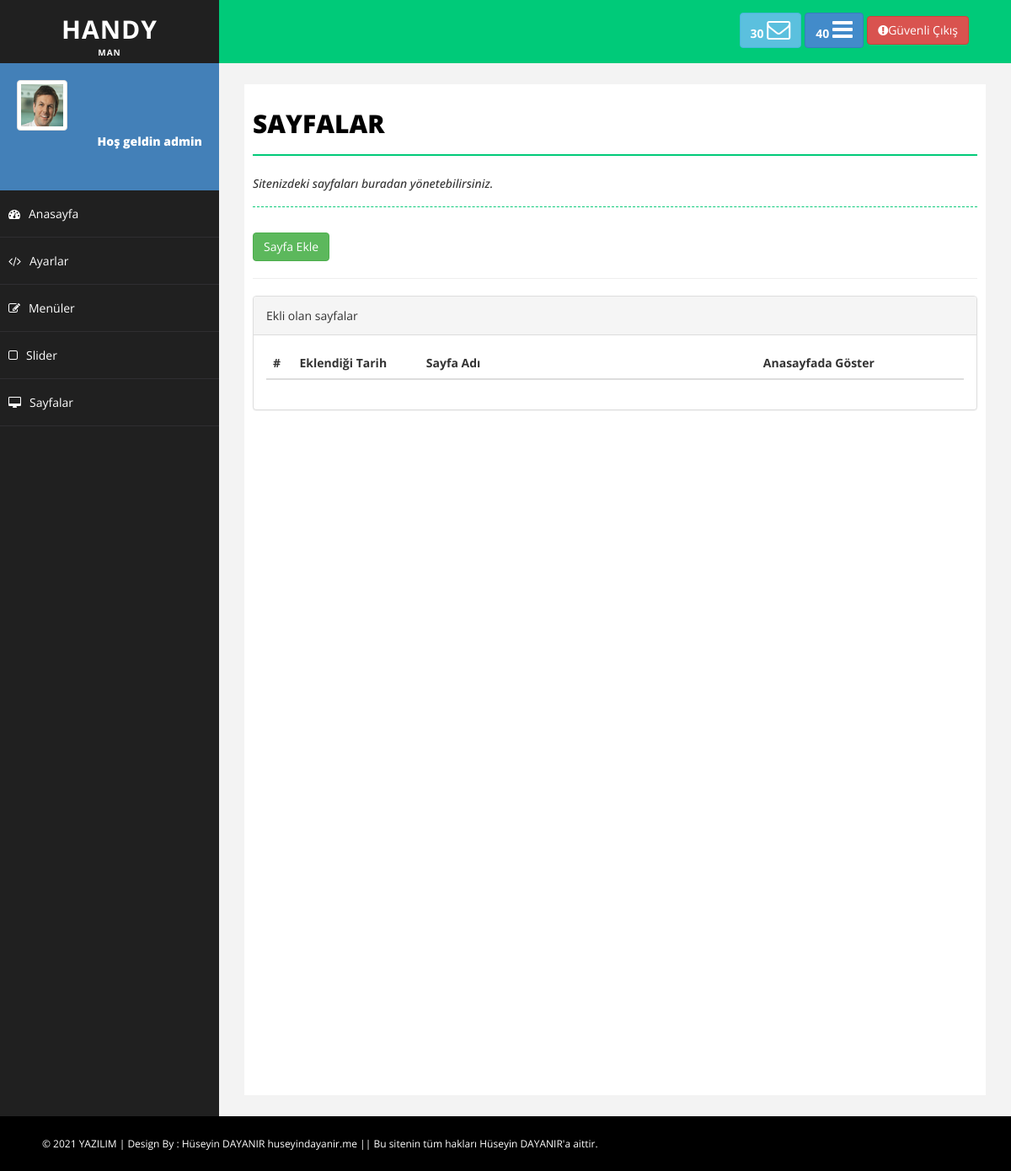
The page /admin/sayfalar.php (signed in) on the database as committed earlier.
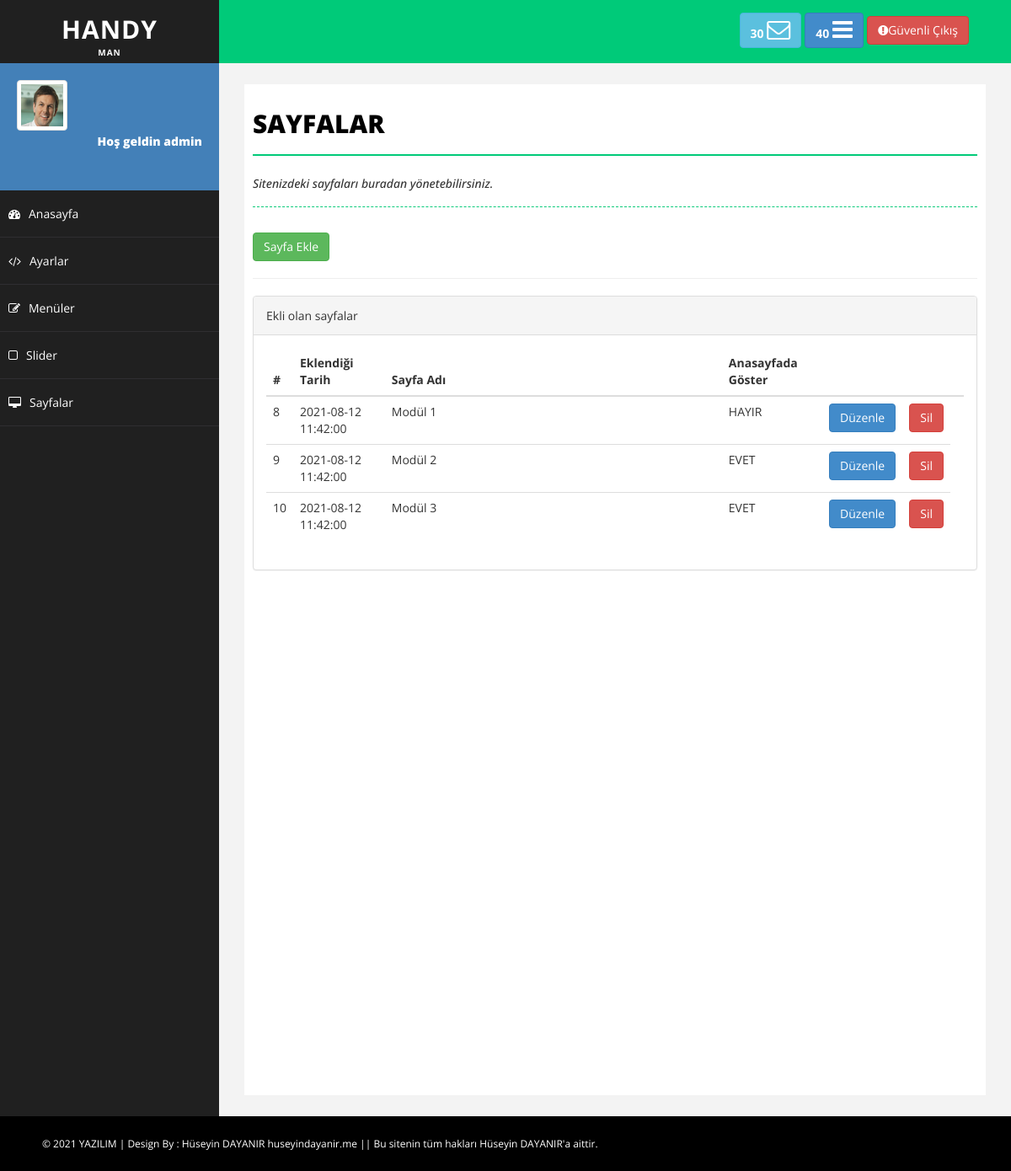
The same page on the database as committed later.
### tables this page shows
CREATE TABLE `sayfalar` (
  `sayfa_id` int(11) NOT NULL,
  `sayfa_tarih` datetime NOT NULL,
  `sayfa_ad` varchar(100) NOT NULL,
  `sayfa_icerik` text NOT NULL,
  `sayfa_sira` varchar(50) NOT NULL DEFAULT '0',
  `sayfa_anasayfa` enum('0','1') NOT NULL DEFAULT '0'
);

### admin/sayfalar.php (the view, shortened to what this page needs)
<?php
include 'header.php';
include 'sidebar.php';
?>
<div id="page-wrapper">
            <div id="page-inner">
                <div class="row">
                    <div class="col-md-12">
                        <h1 class="page-head-line">Sayfalar</h1>
                        <?php
                            if($_GET['durum'] == "ok"){ ?>
                                <h1 style="color:green;" class="page-subhead-line">Sayfa başarıyla silindi.</h1>
                            <?php
                            }
                            else if($_GET['durum']=="no"){ ?>
                                <h1 style="color:red;"class="page-subhead-line">Sayfa silinemedi.</h1>
                            <?php
                            }
                            else {?>
                                <h1 class="page-subhead-line">Sitenizdeki sayfaları buradan yönetebilirsiniz.</h1>
                            <?php } ?>
                    </div>
                    <div class="col-md-12">
                      <a href="sayfaEkle.php?durum"><button class="btn btn-success">Sayfa Ekle </button></a>
                       <hr>
                    </div>
                    <div class="col-md-12">
                    <div class="panel panel-default">
                        <div class="panel-heading">
                            Ekli olan sayfalar
                        </div>
                        <div class="panel-body">
                            <div class="table-responsive">
                                <table class="table table-hover">
                                    <thead>
                                        <tr>
                                            <th>#</th>
                                            <th>Eklendiği Tarih</th>
                                            <th style="width:400px">Sayfa Adı</th>
                                            <th>Anasayfada Göster</th>
                                            <th style="width:20px"></th>
                                            <th style="width:20px"><th>
                                        </tr>
                                    </thead>
                                    <tbody>
                                    <?php
                                       $sayfasor =mysqli_query($baglan,"SELECT * FROM sayfalar");
                                        while ( $sayfacek =mysqli_fetch_assoc($sayfasor) ){?>
                                        <tr>
                                            <td><?php echo $sayfacek['sayfa_id']?></td>
                                            <td><?php echo $sayfacek['sayfa_tarih']?></td>
                                            <td><?php echo $sayfacek['sayfa_ad']?></td>
                                            <td><?php
                                            if ($sayfacek['sayfa_anasayfa'] ==0)
                                                echo "HAYIR";
                                            else if($sayfacek['sayfa_anasayfa'] ==1){
                                                echo "EVET";
                                            }
                                            ?></td>
                                            <td><a href="sayfaDuzenle.php?sayfa_id=<?php echo $sayfacek['sayfa_id']?>"><button class="btn btn-primary">Düzenle</button></a></td>
                                            <td><a href="netting/islem.php?sayfa_id=<?php echo $sayfacek['sayfa_id']?>&sayfaSil=ok"><button class="btn btn-danger">Sil</button></a></td>
                                        </tr>
                                        <?php }
                                    ?>
                                    </tbody>
                                </table>
                            </div>
                        </div>
                    </div>
                </div>
                </div>
            </div>
        </div>
<?php include 'footer.php' ?>

Rows that differ between the two databases and show on the page:
added sayfalar: sayfa_id "8", sayfa_tarih "2021-08-12 11:42:00", sayfa_ad "Modül 1", sayfa_anasayfa "HAYIR"
added sayfalar: sayfa_id "9", sayfa_tarih "2021-08-12 11:42:00", sayfa_ad "Modül 2", sayfa_anasayfa "EVET"
added sayfalar: sayfa_id "10", sayfa_tarih "2021-08-12 11:42:00", sayfa_ad "Modül 3", sayfa_anasayfa "EVET"
